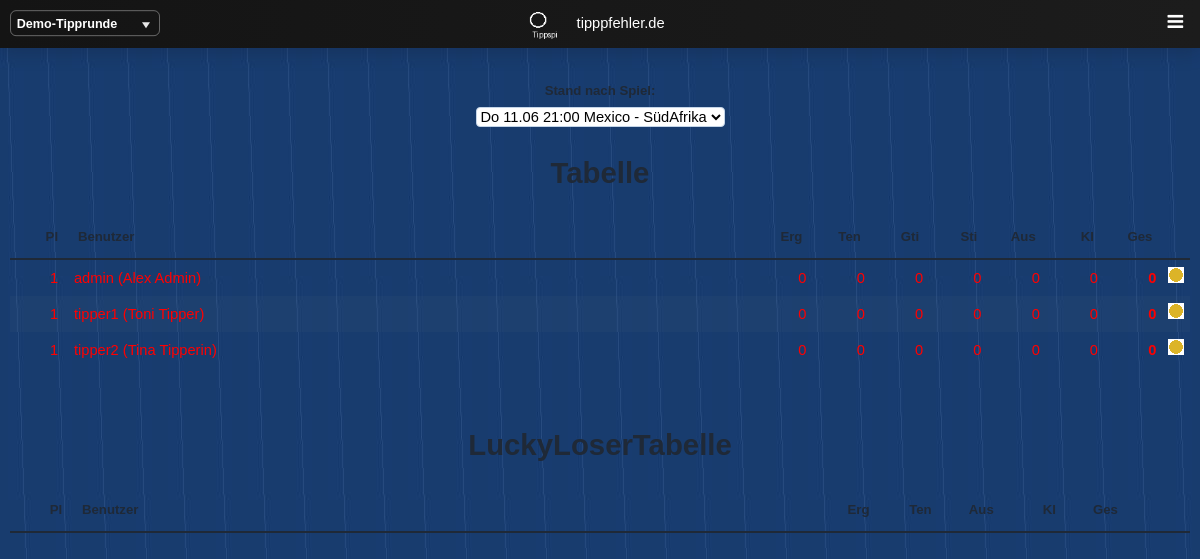
/member.php?m_id=1 (signed in), run on the app's committed database.
### tables this page shows
CREATE TABLE `usr_user` (
  `usr_index` int(11) NOT NULL,
  `usr_name` varchar(50) NOT NULL,
  `usr_vornachname` varchar(255) NOT NULL,
  `usr_email` varchar(500) NOT NULL,
  `usr_password` varchar(50) NOT NULL,
  `usr_hash` varchar(1000) NOT NULL,
  `usr_locked` int(11) NOT NULL,
  `usr_loginfail` int(11) NOT NULL,
  `usr_tir_index__default` int(11) NOT NULL,
  `usr_bezahlt` int(11) NOT NULL DEFAULT 0,
  `usr_auto` int(11) NOT NULL DEFAULT 1
);

### functions.php (called while the page is built, shortened)
<?php
	function showsetting($dbconn, $key)
	{
		$value = "";
		$result = mysqli_query ($dbconn,"select set_value from set_setting where set_key='".$key."'");
		while ($row = mysqli_fetch_array($result)) $value =  $row['set_value'];
		return $value;
	}
	function showtirsetting($dbconn, $index, $col)
	{
		$value = "";
		$result = mysqli_query ($dbconn,"select ".$col." from tir_tipprunde where tir_index='".$index."'");
		while ($row = mysqli_fetch_array($result)) $value =  $row[$col];
		return $value;
	}
	function issel($v, $z)
	{
		$s = "";
		if ($v == $z) $s = 'selected="selected"';
		return $s;
	}
	function isEndrunde($dbconn)
	{
		$er = false;
		$result = mysqli_query ($dbconn, "SELECT mat_starttime, NOW() as now FROM mat_match where mat_grp_index<=".(showsetting($dbconn, 'anzahl_gruppen'))." order by mat_starttime desc LIMIT 1");
		while ($row = mysqli_fetch_array($result))
		{
			if ($row['mat_starttime'] < $row['now']) $er = true;
		}
		return 	$er;
	}
	function getWeekDay($weekday)
	{
		switch($weekday)
		{
			case 3: return 'Do'; break;
		}
	}
	function getlivecolor($status)
	{
		$color='';
		if ($status == 1) $color=' red';
		return $color;
	}
	function sortArrayByFields($arr, $fields)
	{
		if (!is_array($arr) || sizeof($arr) === 0) {
			return array();
		}
		$sortFields = array();
		$args       = array();
		foreach ($arr as $key => $row)
		{
			foreach ($fields as $field => $order)
			{
				$sortFields[$field][$key] = isset($row[$field]) ? $row[$field] : null;
			}
		}
		foreach ($fields as $field => $order)
		{
			$args[] = $sortFields[$field];
			if (is_array($order))
			{
				foreach ($order as $pt)
				{
					$args[] = $pt;
				}
			}
			else
			{
				$args[] = $order;
			}
		}
		$args[] = &$arr;
		return $arr;
	}
	function tabchanged($last_poi, $last_erg, $last_ten, $last_gti, $last_sti, $last_aus, $last_kit, $poi, $erg, $ten, $gti, $sti, $aus, $kit)
	{
		if ($last_poi != $poi) return true;
		return false;
	}
	function gettable($dbconn, $tir_index, $mat_index, $sieger=array(), $cmp=false)
	{
		$sieger_string ="";
		$secontablefilter ="";
		foreach ($sieger as $s)
		{
			if (strlen($sieger_string) >0) $sieger_string=$sieger_string.",";
			$sieger_string = $sieger_string.$s;
		}
		if (strlen($sieger_string) > 0)
		{
			$sieger_string = " AND usr_index NOT IN (".$sieger_string.")";
			$secontablefilter =" AND mat_grp_index IN (SELECT grp_index FROM grp_group WHERE grp_vorrunde=0)";
		}
		$tabelle = array();
		$mat_starttime = null;
		$bewerte_auch_endrunde = true;
		$filter = "where mat_index=".$mat_index;
		$result = mysqli_query ($dbconn, "SELECT mat_index, mat_grp_index, mat_starttime FROM mat_match ".$filter);
		while ($row = mysqli_fetch_array($result))
		{
			$mat_index = $row['mat_index'];
			$mat_starttime = $row['mat_starttime'];
		}
		$match_progress_filter = "mat_index<=".$mat_index;
		if (!is_null($mat_starttime))
			$match_progress_filter = "(mat_starttime<'".$mat_starttime."' OR (mat_starttime='".$mat_starttime."' AND mat_index<=".$mat_index."))";
		$result_usr=mysqli_query($dbconn, "select usr_index from usr_user INNER JOIN urm_usrtirmapping on urm_usr_index=usr_index where urm_tir_index=".$tir_index .$sieger_string);
		while ($row_usr	= mysqli_fetch_array($result_usr))
		{
			$usr_index = $row_usr["usr_index"]+0;
			$poi = 0;
			$ten = 0;
			$erg = 0;
			$gti = 0;
			$sti = 0;
			$aus = 0;
			$kit = 0;
			$result_tip=mysqli_query($dbconn, "select tip_points_erg, tip_points_ten, tip_points_aus, tip_ki, mat_grp_index from tip_tipp inner join mat_match on mat_index=tip_mat_index where ".$match_progress_filter." and tip_usr_index=".$usr_index.$secontablefilter);
			while ($row_tip	= mysqli_fetch_array($result_tip))
			{
				$poi = $poi + $row_tip["tip_points_erg"] + $row_tip["tip_points_ten"] + $row_tip["tip_points_aus"];
			}
			if (($bewerte_auch_endrunde) && (strlen($sieger_string)==0))
			{
				$result_gti=mysqli_query($dbconn, "select gti_points, gti_grp_index, gti_tea_index from gti_grouptipp where gti_usr_index=".$usr_index);
				$result_sti=mysqli_query($dbconn, "select sti_points from sti_spezialtipp where sti_usr_index=".$usr_index);
			}
			$eintrag = 	[
							"usr" => $usr_index,
							"poi" => $poi,
							"ten" => $ten,
							"erg" => $erg,
							"gti" => $gti,
							"sti" => $sti,
							"aus" => $aus,
							"kit" => $kit,
							"pla" => 0,
							"for" => 0
						];
						$tabelle[] = $eintrag;
		}
		$platz_print = 0;
		$platz_count = 0;
		$last_poi = -1;
		$last_erg = -1;
		$last_ten = -1;
		$last_gti = -1;
		$last_sti = -1;
		$last_aus = -1;
		$last_kit = -1;
		$tabelle = sortArrayByFields($tabelle,array('poi' => SORT_DESC,'ten' => SORT_DESC,'erg' => SORT_DESC,'gti' => SORT_DESC,'sti' => SORT_DESC,'aus' => SORT_DESC,'kit' => SORT_ASC));
		for($i=0; $i<sizeof($tabelle); $i++)
		{
			$poi = $tabelle[$i]["poi"];
			$erg = $tabelle[$i]["erg"];
			$ten = $tabelle[$i]["ten"];
			$gti = $tabelle[$i]["gti"];
			$sti = $tabelle[$i]["sti"];
			$aus = $tabelle[$i]["aus"];
			$kit = $tabelle[$i]["kit"];
			$platz_count ++;
			if (tabchanged($last_poi, $last_erg, $last_ten, $last_gti, $last_sti, $last_aus, $last_kit, $poi, $erg, $ten, $gti, $sti, $aus, $kit))
			{
				$platz_print = $platz_count;
				$last_poi = $poi;
				$last_erg = $erg;
				$last_ten = $ten;
				$last_gti = $gti;
				$last_sti = $sti;
				$last_aus = $aus;
				$last_kit = $kit;
			}
			$tabelle[$i]["pla"] = $platz_print;
		}
		if (!$cmp)
		{
			if ($mat_index==1)
			{
				for($i=0; $i<sizeof($tabelle); $i++)
				{
					$tabelle[$i]["for"] = "daumen_quer.gif";
				}
			}
		}
		return $tabelle;
	}
?>

### member.php (the view, shortened to what this page needs)
<?php
	include 'functions.php';
	$dbconn = sqlconnect();
	$m_id = 5; 	if (isset($_REQUEST["m_id"])) $m_id = $_REQUEST["m_id"];
	$tir_index = 0; if (isset($_REQUEST["tir_index"])) $tir_index = (int)$_REQUEST["tir_index"];
	$usr_index = $_SESSION["user_id_tipp"];
	if ($tir_index == 0) $tir_index = $_SESSION["tir_id_tipp"];
?>
<!DOCTYPE HTML>
<html>
	<head>
		<link rel="stylesheet" href="assets/css/maincss2.css" />
	<link href="assets/css/jquery.simplyscroll.css"  rel="stylesheet">
	</head>
	<body class="page-member<?php if ($m_id == 5) echo ' page-member-home'; ?>">
		<div class="page-wrap">
			<div class="wrsec">
				<section id="header">
						<div class="header-round-switch">
							<form action="member.php?m_id=<?php echo $m_id; ?>" method="post">
								<select name="tir_index_change" aria-label="Tipprunde wechseln" onchange="this.form.submit()">
								<?php
									$result=mysqli_query($dbconn, "SELECT urm_tir_index, tir_name FROM urm_usrtirmapping INNER JOIN tir_tipprunde on tir_index=urm_tir_index WHERE urm_usr_index=".$usr_index." and tir_active=1");
									while($row=mysqli_fetch_array($result)) {
										echo '<option value="'.$row["urm_tir_index"].'" '.issel($row["urm_tir_index"], $tir_index).'>'.$row["tir_name"].'</option>';
									}
								?>
								</select>
							</form>
						</div>
						<div class="logo"><img src="assets/images/logo_white_small.png" alt="Logo"><a href="member.php">tipppfehler.de</a></div>
					<a href="#navPanel" class="navPanelToggle"><span class="fa fa-bars"></span></a>
				</section>
				<section id="main">
							<?php
								if ($tir_index == 0)
								{
									$result=mysqli_query($dbconn, "SELECT urm_tir_index, tir_name FROM urm_usrtirmapping INNER JOIN tir_tipprunde on tir_index=urm_tir_index WHERE urm_usr_index=".$usr_index." and tir_active=1");
									if (mysqli_num_rows($result) > 0)
									{
										echo '
										<div class="box ">
											<div class="header-box">
												<h5>Fehler</h5>
											</div>
											<div class="detail-box">
												...das sollte eigentlich nicht passieren.<br>
												Bitte schreib mir: '.showsetting($dbconn, "email").'
											</div>
										</div>';
									}
									else
									{
										echo '
										<div class="box ">
											<div class="header-box">
												<h5>Bitte Tipprunde w&auml;hlen</h5>
											</div>
											<div class="detail-box">
												Du hast im Moment keine aktive Tipprunde bei der du mitmachst !<br>
												Bitte wähle eine und klicke dann auf speichern:<br><br>
												<form action="member.php?m_id='.$m_id.'" method="post">
												<select name="tir_index_new" aria-label="Tipprunde beitreten" class="login-field">';
												$result=mysqli_query($dbconn, "SELECT tir_index, tir_name FROM tir_tipprunde WHERE tir_active=1");
												while($row=mysqli_fetch_array($result))
												{
													echo '<option value="'.$row["tir_index"].'">'.$row["tir_name"].'</option>';
												}
												echo '</select>
												<br>Hinweis: du wirst dann automatisch nochmal ausgeloggt!<br>	<br>
												<input type="submit" value="speichern">
												</form>
											</div>
										</div>';
									}
								}
								else
								{
									if ($m_id == 1)
									{
										$islive = 0;
										$result=mysqli_query($dbconn, "SELECT mat_index from mat_match where mat_status=1");
										if (mysqli_num_rows($result) > 0) $islive = 1;
										$mat_index = 0; if (isset($_POST["mat_index"]))$mat_index = $_POST["mat_index"];
										echo '<form class="table-match-filter" action="member.php?m_id=1" method="post">
												<label for="table-match-select">Stand nach Spiel:</label>
												<select id="table-match-select" name="mat_index" onchange="this.form.submit()">';
												$orderby = "mat_order desc, mat_index desc";
												if (isEndrunde($dbconn)) $orderby = "grp_vorrunde, ".$orderby;
												$result=mysqli_query($dbconn, "SELECT mat_index, WEEKDAY(mat_starttime) as mat_weekday, UNIX_TIMESTAMP(mat_starttime) as mat_abfragezeit, DATE_FORMAT(mat_starttime, '%d.%m %H:%i' ) AS mat_starttime,  date_format( mat_starttime, '%Y%m%d%H:%i:%s' ) AS mat_order, mat_status, ta.tea_name AS tea_name_home,ta.tea_short AS tea_short_home, tb.tea_name AS tea_name_away, tb.tea_short AS tea_short_away, mat_result_home, mat_result_away, mat_result_string, grp_short FROM mat_match INNER JOIN tea_team ta ON ta.tea_index = mat_tea_index_home INNER JOIN tea_team tb ON tb.tea_index = mat_tea_index_away INNER JOIN grp_group on grp_index=mat_grp_index where mat_status>0 ORDER BY ".$orderby);
												while($row=mysqli_fetch_array($result))
												{
													if ($mat_index == 0) $mat_index = $row['mat_index'];
													echo '<option value="'.$row['mat_index'].'" '.issel($row['mat_index'], $mat_index).'>'.getWeekDay($row["mat_weekday"]).' '.$row["mat_starttime"].' '.$row["tea_name_home"].' - '.$row["tea_name_away"].'</option>';
												}
												echo '</select>
												</form>';
										$showsecondtable = ((showtirsetting($dbconn, $tir_index, "tir_scndtbl") == 1) && isEndrunde($dbconn));
										echo '<section class="columns double1'.(!$showsecondtable ? ' single-table' : '').'">';
										echo '
										<div class="column1">
											<header>
											<h1>Tabelle</h1>
											</header>
											<p>
													<table>
													<thead>
														<th class="td_pla bld tb_notmobile">Pl</th>
														<th class="td_nam bld tb_notmobile">Benutzer</th>
														<th class="td_nam_s bld tb_notmobile">Nutzer</th>
														<th class="td_erg bld tb_notmobile">Erg</th>
														<th class="td_ten bld tb_notmobile">Ten</th>
														<th class="td_gti bld tb_notmobile">Gti</th>
														<th class="td_sti bld tb_notmobile">Sti</th>
														<th class="td_aus bld tb_notmobile">Aus</th>
														<th class="td_aus bld tb_notmobile">KI</th>
														<th class="td_all bld tb_notmobile">E/T/G/S/A/Ki</th>
														<th class="td_poi bld tb_notmobile">Ges</th>
														<th class="td_thu bld tb_notmobile">&nbsp;</th>
													</thead>
													';
											$tabelle = gettable($dbconn, $tir_index, $mat_index);
											foreach ($tabelle as $eintrag)
											{
												$usr = $eintrag["usr"];
												$poi = $eintrag["poi"];
												$erg = $eintrag["erg"];
												$ten = $eintrag["ten"];
												$gti = $eintrag["gti"];
												$sti = $eintrag["sti"];
												$kit = $eintrag["kit"];
												$aus = $eintrag["aus"];
												$pla = $eintrag["pla"];
												$border = "";
													echo '
													<tr> <td class="td_pla tb_notmobile'.getlivecolor($islive).$border.'">'.$pla.'</td>
													<td class="td_nam tb_notmobile'.getlivecolor($islive).$border.'"><a class="fuck'.trim(getlivecolor($islive)).'" href="member.php?m_id=2&usr_id='.$usr.'">'.showusrsetting($dbconn, $usr, "usr_name").' ('.showusrsetting($dbconn, $usr, "usr_vornachname").')</a></td>
													<td class="td_nam_s tb_notmobile'.getlivecolor($islive).$border.'"><a class="fuck'.trim(getlivecolor($islive)).'" href="member.php?m_id=2&usr_id='.$usr.'" title="'.showusrsetting($dbconn, $usr, "usr_vornachname").'">'.showusrsetting($dbconn, $usr, "usr_name").'</a></td>
													<td class="td_erg tb_notmobile'.getlivecolor($islive).$border.'">'.$erg.'</td>
													<td class="td_ten tb_notmobile'.getlivecolor($islive).$border.'">'.$ten.'</td>
													<td class="td_gti tb_notmobile'.getlivecolor($islive).$border.'">'.$gti.'</td>
													<td class="td_sti tb_notmobile'.getlivecolor($islive).$border.'">'.$sti.'</td>
													<td class="td_aus tb_notmobile'.getlivecolor($islive).$border.'">'.$aus.'</td>
													<td class="td_aus tb_notmobile'.getlivecolor($islive).$border.'">'.$kit.'</td>
													<td class="td_all tb_notmobile'.getlivecolor($islive).$border.'">'.$erg.'/'.$ten.'/'.$gti.'/'.$sti.'/'.$aus.'/'.$kit.'</td>
													<td class="td_poi tb_notmobile'.getlivecolor($islive).$border.'"><b>'.$poi.'</b></td>
													<td class="td_thu tb_notmobile'.getlivecolor($islive).$border.'"><img src="assets/images/'.$eintrag["for"].'"></td>
													</tr>';
											}
										echo'</table></div><p>&nbsp;</p>';
										if ($showsecondtable)
										{
											echo '
											<div class="column2">
											<header>
											<h1>LuckyLoserTabelle</h1>
											</header>
											<p>
												<table>
													<thead>
														<th class="td_pla bld tb_notmobile">Pl</th>
														<th class="td_nam bld tb_notmobile">Benutzer</th>
														<th class="td_nam_s bld tb_notmobile">Nutzer</th>
														<th class="td_erg bld tb_notmobile">Erg</th>
														<th class="td_ten bld tb_notmobile">Ten</th>
														<th class="td_aus bld tb_notmobile">Aus</th>
														<th class="td_aus bld tb_notmobile">KI</th>
														<th class="td_all bld tb_notmobile">E/T/A/Ki</th>
														<th class="td_poi bld tb_notmobile">Ges</th>
														<th class="td_thu bld tb_notmobile">&nbsp;</th>
													</thead>';
											echo'</table></div>';
										}
										echo '</section></div>';
									}
								}
							?>
			</div>
	</body>
</html>

### data on the page
usr_user: usr_name "admin", usr_vornachname "Alex Admin"
usr_user: usr_name "tipper1", usr_vornachname "Toni Tipper"

### other printed values
$pla "1"
showusrsetting($dbconn, $usr, "usr_name") "tipper2"
showusrsetting($dbconn, $usr, "usr_vornachname") "Tina Tipperin"
form field tir_index_change "Demo-Tipprunde"
form field mat_index "Do 11.06 21:00 Mexico - SüdAfrika"
